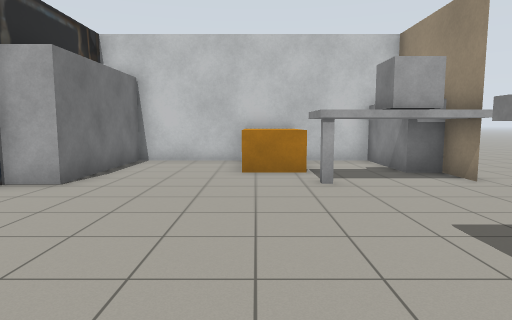
view 1 (above)

19 first-person views from a walk through a robot-simulator world made for Gazebo. The camera is 1.2 m above the floor, tilts 6° down and sees 75° across. The floor is counted in squares, 1 m on a side. Each view is taken from the middle of a square. On the plan, view 1 faces up. The plan holds only what a view shows up to about 13 squares ahead; the rest is blank. Some surface patterns are stand-ins.

view 2
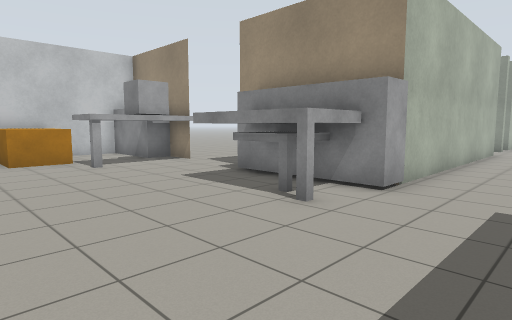

view 3
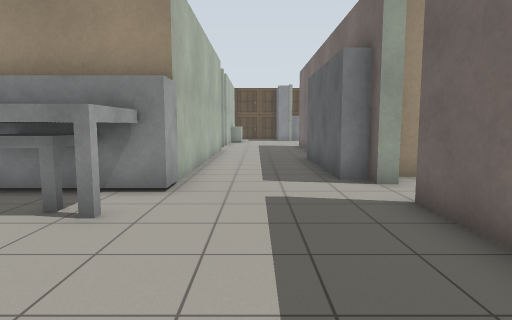

view 4
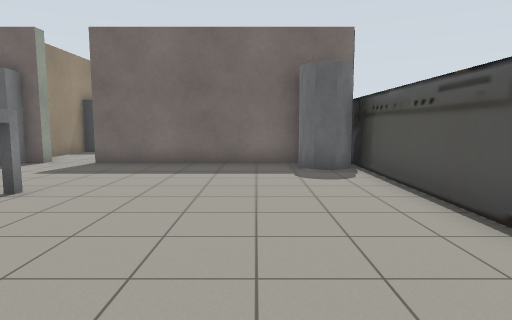

view 5
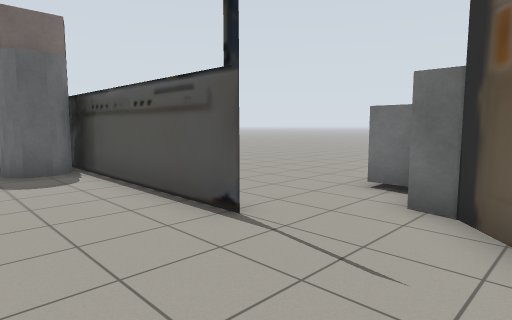

view 6
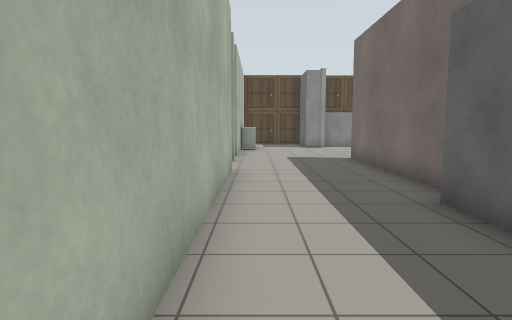

view 7
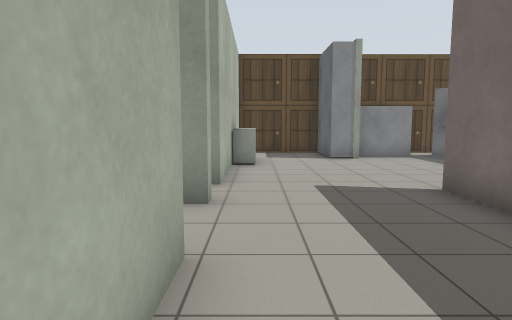

view 8
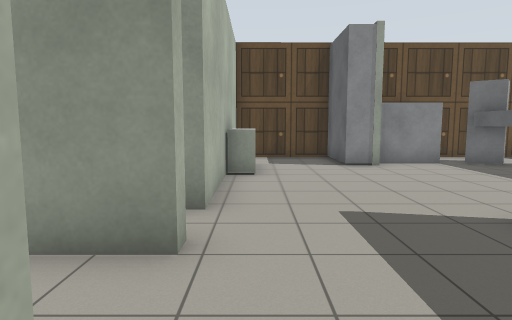

view 9
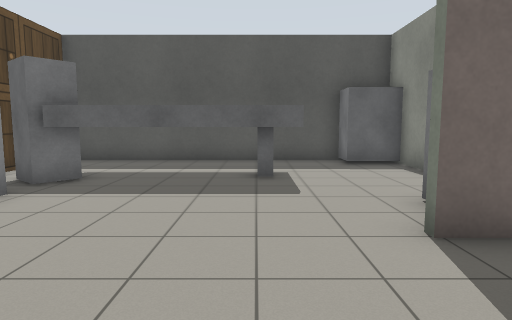

view 10
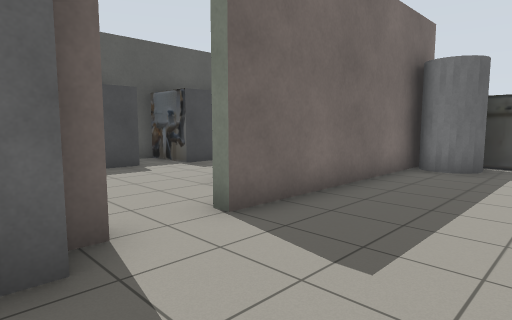

view 11
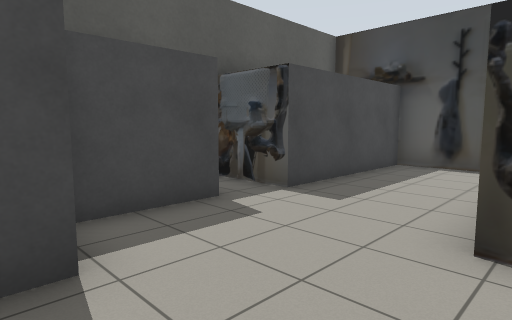

view 12
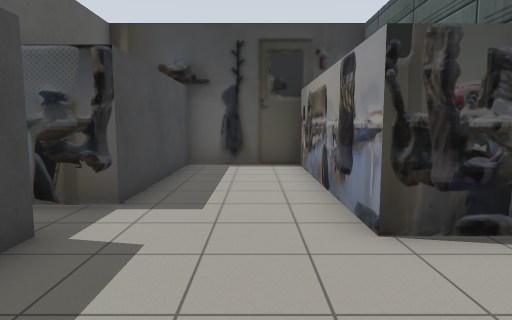

view 13
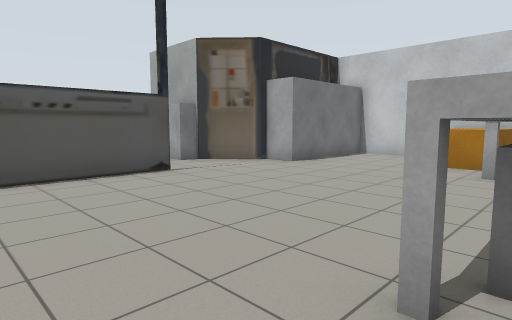

view 14
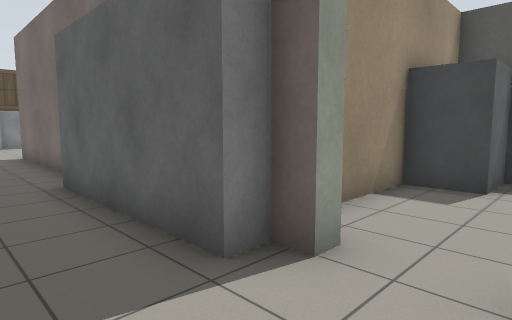

view 15
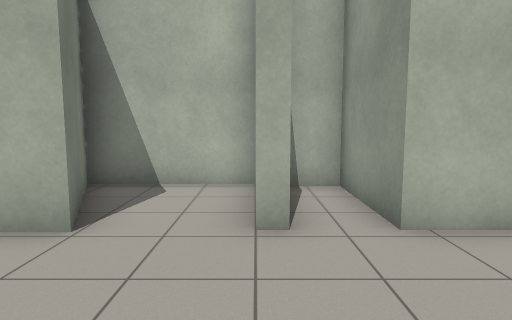

view 16
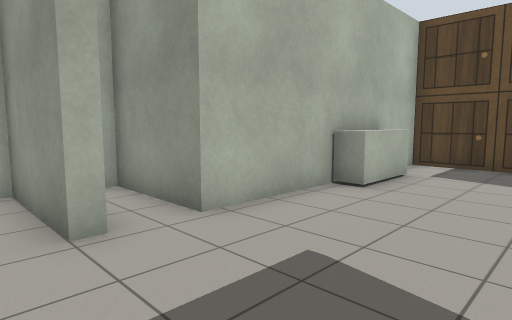

view 17
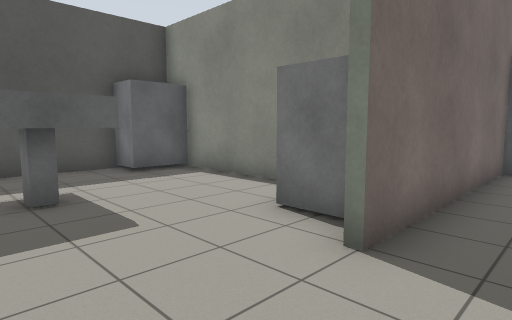

view 18
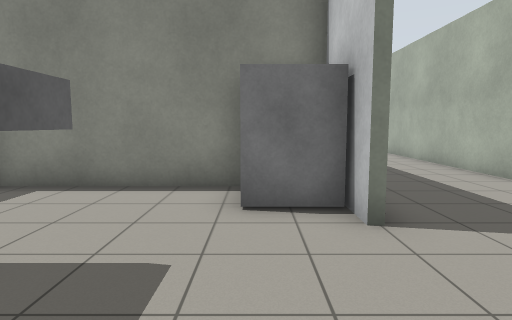

view 19
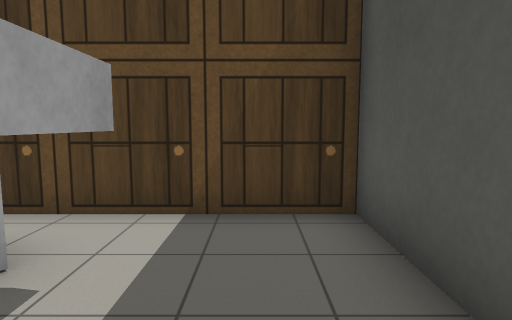

### Floor plan
Key: @ floor where view 1 was taken; # wall or solid block; . floor; = window, fence, low wall or low ledge; T thing the floor can be seen under or through.
Columns run from 12 left of view 1 to 25 right of it. Each row starts with its distance up from view 1.
 11         #########  ..
 10         #...=#..#  ..
  9         #...==..##..
  8         #.....###..
  7        ##.....###..
  6       ##...........
  5      ##...........
  4     ##...........
  3     #.........###        ######
  2  ......#......###        #..#.#
  1 .......#......###        #..#.#
  0 ...... #....@..###########..#.#### ###
 -1 .....  #.........................===.#
 -2 ....   #.............................#
 -3  ..    ##............................#
 -4        ###........########.........###
 -5        #########.##      #####......#
 -6        #######....#        ##.......#
 -7        #..........#        #.........
 -8        #..........#        #..TTTTTT##
 -9        #........###        #.. T   T.#
-10        ######...#          #..    TT.#
-11             #.###          #.........#
-12             ###            ###########

Where each view was taken, in squares from view 1:
view 1: 0 up, 0 right, facing up
view 2: 3 down, 2 left, facing up-right
view 3: 2 down, 2 left, facing right
view 4: 6 up, 2 left, facing down
view 5: 6 up, 2 left, facing down-left
view 6: 1 down, 5 right, facing right
view 7: 1 down, 11 right, facing right
view 8: 1 down, 13 right, facing right
view 9: 1 down, 19 right, facing down
view 10: 1 down, 6 right, facing down-left
view 11: 6 down, 5 right, facing down-left
view 12: 8 down, 5 right, facing left
view 13: 2 down, 3 right, facing up-left
view 14: 2 down, 3 right, facing down-right
view 15: 4 down, 16 right, facing up
view 16: 4 down, 15 right, facing up-right
view 17: 3 down, 20 right, facing down-left
view 18: 6 down, 21 right, facing left
view 19: 11 down, 21 right, facing right
